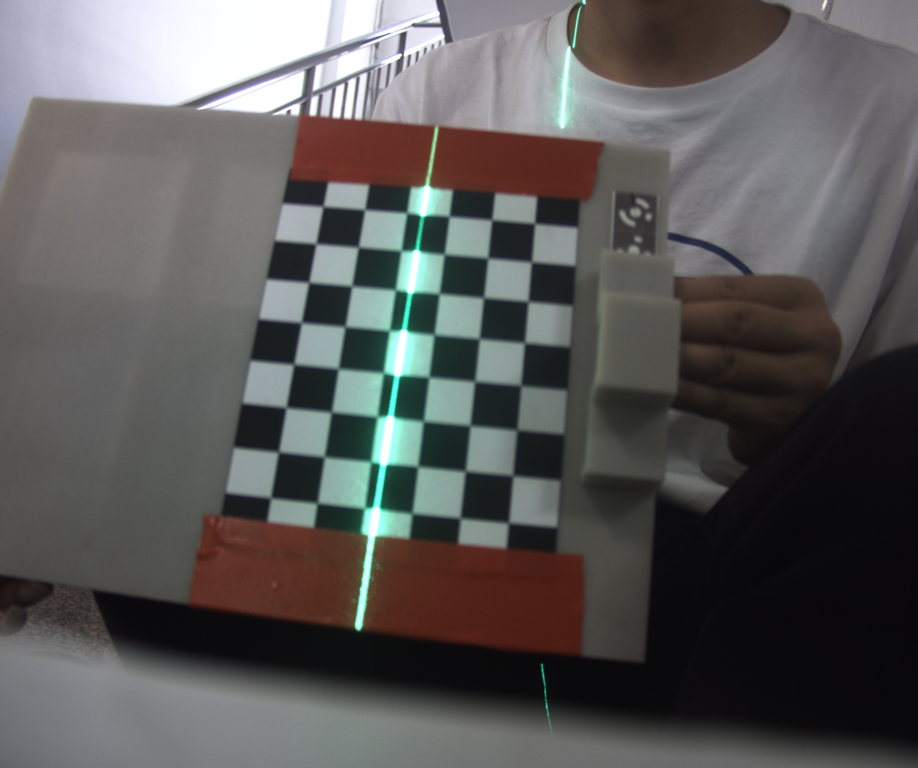
#> input picture Laser/img/16.bmp, 918 x 768 px, shrunk from 1224 x 1024 before the run, found by its file name
$ python 3D_measure_line.py
#> lines starting #> are read from the running program, lines starting #| are printed output that depends on the picture; after the words box and inside, x2 and y2 are one past the last pixel; in counts of white or black regions, pixels touching at a corner belong together
import numpy as np
import cv2

def calibrate_laser_plane(image_path, chessboard_size, square_size, camera_matrix, dist_coeffs):
    # 读取图像
#> called with image_path = './16.bmp', chessboard_size = (8, 6), square_size = 0.02, camera_matrix = array of shape (3, 3), dist_coeffs = array of shape (0,)
    image = cv2.imread(image_path)
#> image is the input picture: shape (768, 918, 3); mean B, G, R 88.6, 89.3, 90.7
    gray_image = cv2.cvtColor(image, cv2.COLOR_BGR2GRAY)
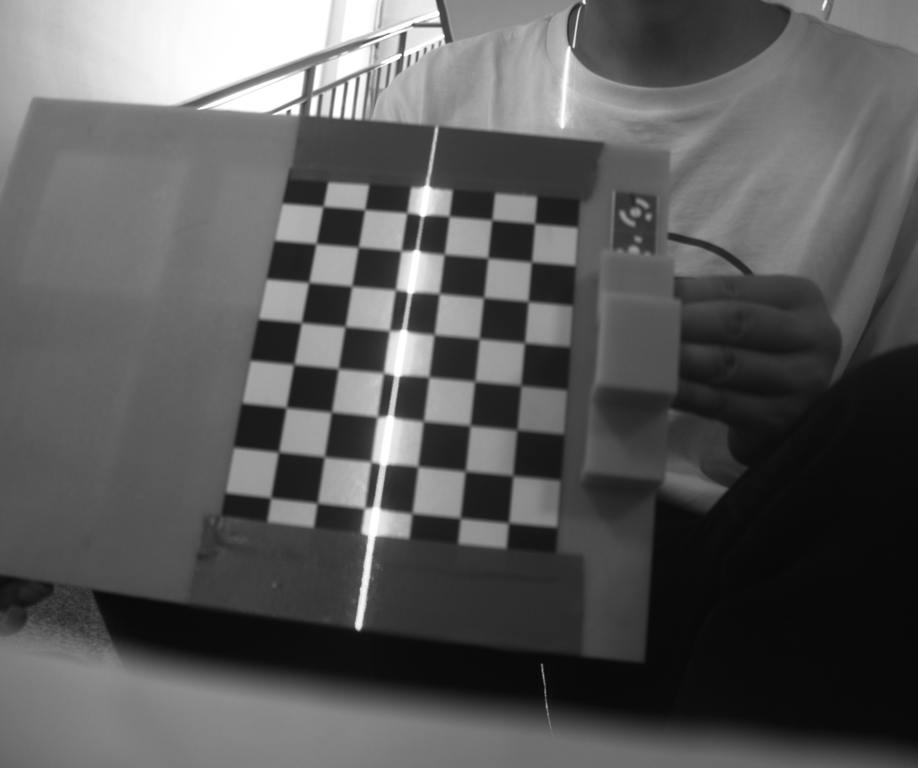
#> gray_image: shape (768, 918); min 7, max 255, mean 89.6

    # 检测棋盘格角点
    ret, corners = cv2.findChessboardCorners(gray_image, chessboard_size, None)
#> ret = False; corners = None
    if ret == False:
        print("找不到角点")
        return

    # 获取棋盘格角点的世界坐标
    obj_points = np.zeros((chessboard_size[0] * chessboard_size[1], 3), np.float32)
    obj_points[:, :2] = np.mgrid[0:chessboard_size[0], 0:chessboard_size[1]].T.reshape(-1, 2) * square_size

    if ret:
        # 标定相机，获得相机的畸变系数和旋转矩阵、平移矩阵
        ret, camera_matrix, dist_coeffs, rvecs, tvecs = cv2.calibrateCamera([obj_points], [corners], gray_image.shape[::-1], None, None)

    # 使用solvePnP获得激光平面参数
    _, rvec, tvec = cv2.solvePnP(obj_points, corners, camera_matrix, dist_coeffs)
    rmat, _ = cv2.Rodrigues(rvec)
    laser_plane_params = np.dot(rmat.T, tvec)

    return laser_plane_params

# def calculate_3d_coordinates(laser_line_start, laser_line_end, camera_matrix, laser_plane_params):
#     # 构建激光线在图像上的端点坐标数组
#     laser_line_points = np.column_stack((laser_line_start, laser_line_end))
#
#     # 使用undistortPoints函数将像素坐标转换为归一化坐标
#     normalized_coordinates = cv2.undistortPoints(laser_line_points.reshape(-1, 1, 2), camera_matrix, None, None)
#
#     # 将归一化坐标转换为相机坐标系下的三维坐标
#     ones_column = np.ones((normalized_coordinates.shape[0], 1), dtype=np.float32)
#     camera_coordinates = np.hstack((normalized_coordinates[:, 0, :], ones_column))
#
#     # 计算激光线在相机坐标系下的三维坐标
#     laser_plane_distance = -laser_plane_params[2] / np.dot(laser_plane_params[:2], camera_coordinates.T)
#     camera_coordinates_3d = np.multiply(camera_coordinates, laser_plane_distance[:, None])
#
#     return camera_coordinates_3d
def calculate_3d_coordinates(laser_line_start, laser_line_end, camera_matrix, laser_plane_params):
    # 构建激光线在图像上的端点坐标数组
    laser_line_points = np.array([laser_line_start, laser_line_end], dtype=np.float32)

    # 将像素坐标转换为相机坐标系下的三维坐标
    camera_coordinates_3d = cv2.triangulatePoints(camera_matrix, np.eye(3), laser_line_points.T, np.zeros((4, 1)))

    # 归一化，即将齐次坐标转换为非齐次坐标
    camera_coordinates_3d /= camera_coordinates_3d[3]

    # 由于OpenCV中的三维坐标为齐次坐标，我们只需要前三个元素表示的点的三维坐标
    camera_coordinates_3d = camera_coordinates_3d[:3].T

    # 计算激光线在相机坐标系下的三维坐标
    laser_plane_distance = -laser_plane_params[3] / np.dot(laser_plane_params[:3], camera_coordinates_3d.T)
    laser_line_3d = np.multiply(camera_coordinates_3d, laser_plane_distance[:, None])

    return laser_line_3d


def find_laser_line_endpoints(image_path):
    # 读取图像
#> called with image_path = './16.bmp'
    image = cv2.imread(image_path)
    gray_image = cv2.cvtColor(image, cv2.COLOR_BGR2GRAY)

    # 对图像进行边缘检测
    edges = cv2.Canny(gray_image, 50, 150, apertureSize=3)
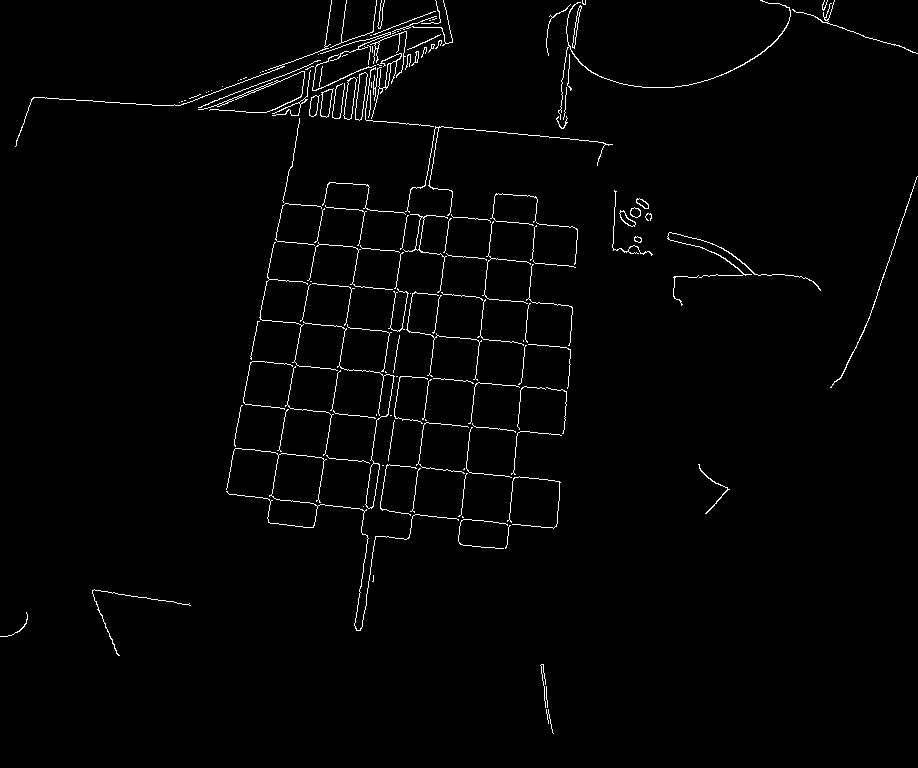
#> edges: shape (768, 918); 1.7% white in thin lines or dots

    # 使用HoughLines函数检测图像中的直线
    lines = cv2.HoughLines(edges, 1, np.pi/180, threshold=100)
#> lines = 38 rows, first 8: [512, 0.105], [94, 1.64], [392, 0.157], [472, 0.122], [353, 0.175], [432, 0.14], [552, 0.0873], [88, 1.66]

    # 获取激光线的端点坐标
    laser_line_endpoints = []
    for rho, theta in lines[:, 0]:
        a = np.cos(theta)
        b = np.sin(theta)
        x0 = a * rho
        y0 = b * rho
        x1 = int(x0 + 1000 * (-b))
        y1 = int(y0 + 1000 * (a))
        x2 = int(x0 - 1000 * (-b))
        y2 = int(y0 - 1000 * (a))
        laser_line_endpoints.append([(x1, y1), (x2, y2)])
#> this loop made 38 passes
#> (rho, theta, a, b, x0, y0, x1, y1) on passes 1 to 12: (512, 0.105, 0.995, 0.105, 509.2, 53.52, 404, 1048), (94, 1.64, -0.0698, 0.998, -6.56, 93.77, -1004, 24), (392, 0.157, 0.988, 0.156, 387.2, 61.32, 230, 1049), (472, 0.122, 0.993, 0.122, 468.5, 57.52, 346, 1050), (353, 0.175, 0.985, 0.174, 347.6, 61.3, 173, 1046), (432, 0.14, 0.99, 0.139, 427.8, 60.12, 288, 1050), (552, 0.0873, 0.996, 0.0872, 549.9, 48.11, 462, 1044), (88, 1.66, -0.0872, 0.996, -7.67, 87.67, -1003, 0), (215, 1.66, -0.0872, 0.996, -18.74, 214.2, -1014, 127), (421, 1.68, -0.105, 0.995, -44.01, 418.7, -1038, 314), (296, 1.66, -0.0872, 0.996, -25.8, 294.9, -1021, 207), (171, 1.2, 0.358, 0.934, 61.28, 159.6, -872, 518)
#> after the loop, laser_line_endpoints = 38 items

    return laser_line_endpoints


if __name__ == "__main__":
    # 相机内参矩阵，需要根据实际相机进行设置
    camera_matrix = np.array([[496.57849394, 0, 278.74782676],
                              [0, 510.37523816, 264.13207105],
                              [0, 0, 1]], dtype=np.float32)

    # 畸变系数，设置为空数组
    dist_coeffs = np.array([])

    # 棋盘格大小
    chessboard_size = (8, 6)  # 根据实际情况设置
    square_size = 0.02  # 根据实际情况设置，单位为米

    image_path = "./16.bmp"  # 根据实际情况设置图片路径
    laser_plane_params = calibrate_laser_plane(image_path, chessboard_size, square_size, camera_matrix, dist_coeffs)

    # 查找激光线的起点和终点坐标
    laser_line_endpoints = find_laser_line_endpoints(image_path)
#> laser_line_endpoints = 38 items
    # 激光线在图像上的端点坐标，根据实际情况设置
    laser_line_start = laser_line_endpoints[0]
#> laser_line_start = [(404, 1048), (613, -941)]
    laser_line_end = laser_line_endpoints[1]
#> laser_line_end = [(-1004, 24), (991, 163)]

    # 计算激光线在相机坐标系下的三维坐标
#> (the run stopped early here; a loop or call above may not have finished)

$ run again, with Laser/img/1.bmp copied over Laser/img/16.bmp
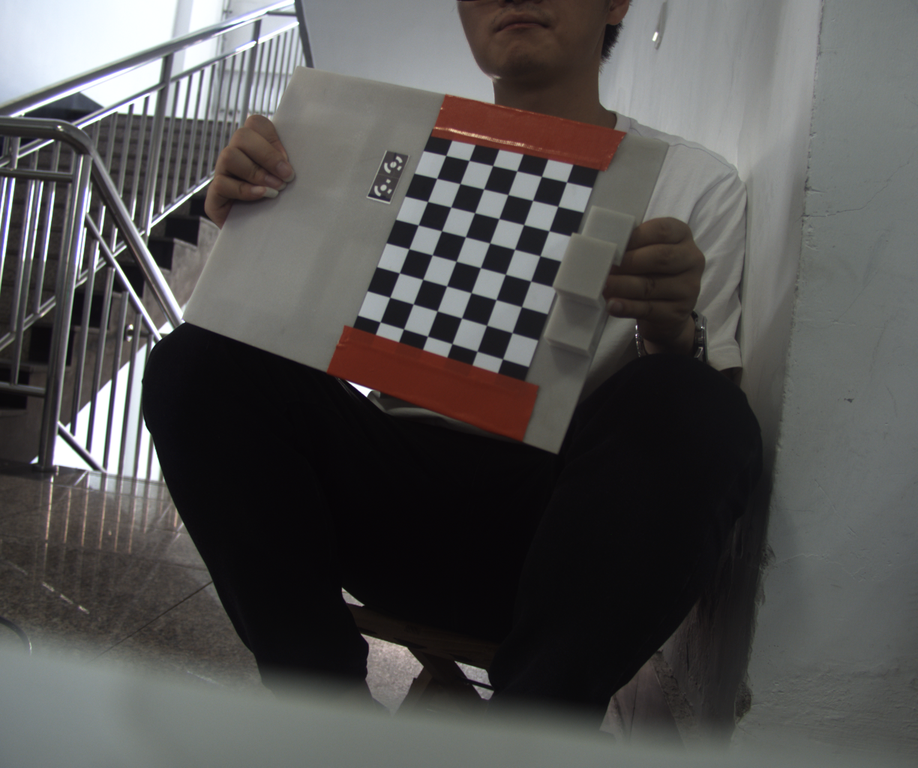
#> input picture Laser/img/1.bmp, 918 x 768 px, shrunk from 1224 x 1024 before the run, found by its file name
#> in calibrate_laser_plane, image is the input picture: shape (768, 918, 3); mean B, G, R 81.3, 82, 83.2
#> in calibrate_laser_plane, `gray_image = cv2.cvtColor(image, cv2.COLOR_BGR2GRAY)`:
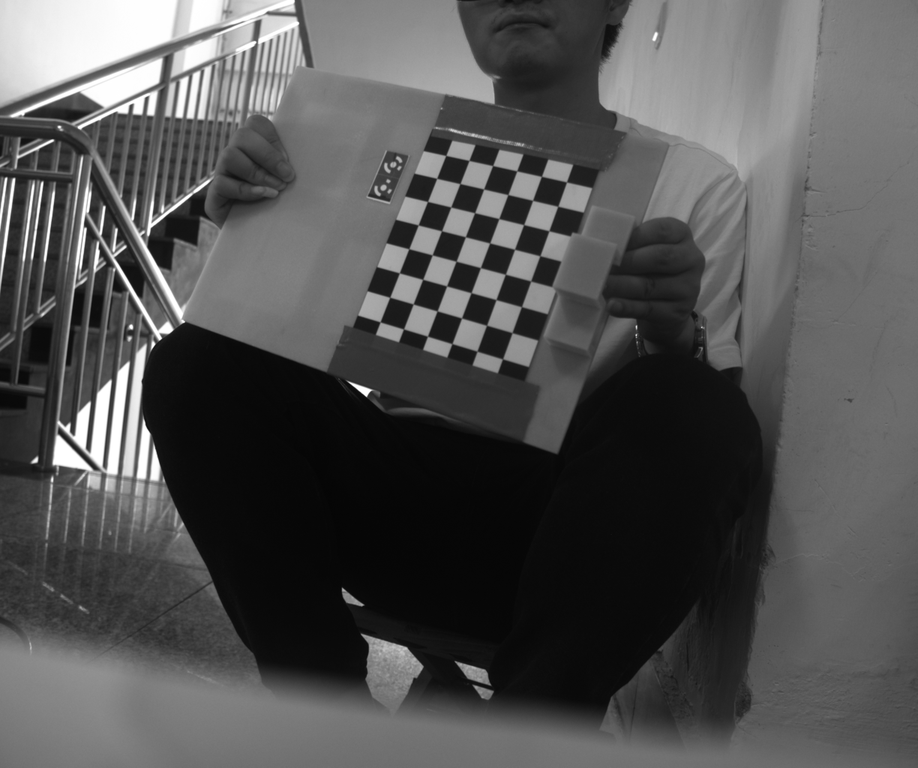
#> gray_image: shape (768, 918); min 5, max 255, mean 82.3
#> in calibrate_laser_plane, `ret, corners = cv2.findChessboardCorners(gray_image, chessboard_size, ..`: ret = True; corners = 48 rows, first 8: [389, 318], [389.7, 297.4], [399.4, 273], [408.8, 248.7], [418.3, 225], [427.5, 201.5], [436.7, 178.3], [445.8, 155.5]
#> in calibrate_laser_plane, `ret, camera_matrix, dist_coeffs, rvecs, tvecs = cv2.calibrateCamera([o..`: ret = 2.01; camera_matrix = [[492.3, 0, 436.8], [0, 503.8, 276.4], [0, 0, 1]]; dist_coeffs = [[-2.71, 55.22, -0.0919, 0.0498, -415.8]]; rvecs = ([-0.441, 0.023, -1.22],); tvecs = ([-0.0428, 0.033, 0.371],)
#> rvec = [-0.441, 0.0231, -1.22]; tvec = [-0.0428, 0.033, 0.371]
#> rmat = [[0.351, 0.902, 0.251], [-0.911, 0.267, 0.314], [0.216, -0.339, 0.916]]
#> in calibrate_laser_plane, `laser_plane_params = np.dot(rmat.T, tvec)`: laser_plane_params = [0.0352, -0.155, 0.339]
#> in find_laser_line_endpoints, `edges = cv2.Canny(gray_image, 50, 150, apertureSize=3)`:
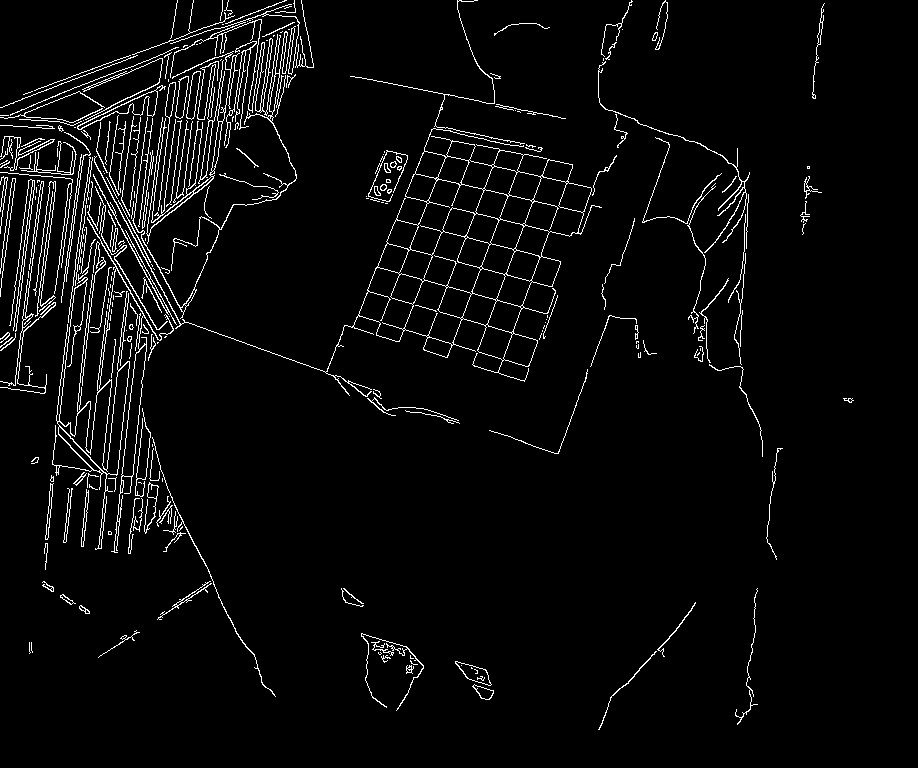
#> edges: shape (768, 918); 3.9% white in thin lines or dots, all inside (x1, y1, x2, y2) = (0, 0, 854, 730)
#> lines = 779 rows, first 8: [137, 0.105], [155, 0.105], [171, 0.105], [109, 0.122], [177, 0.122], [-7, 2.65], [166, 0.105], [188, 0.122]
#> the loop in find_laser_line_endpoints, `for rho, theta in lines[:, 0]:` made 779 passes
#> (rho, theta, a, b, x0, y0, x1, y1) on passes 1 to 3: (137, 0.105, 0.995, 0.105, 136.2, 14.32, 31, 1008), (155, 0.105, 0.995, 0.105, 154.2, 16.2, 49, 1010), (171, 0.105, 0.995, 0.105, 170.1, 17.87, 65, 1012)
#> after the loop in find_laser_line_endpoints, `for rho, theta in lines[:, 0]:`: laser_line_endpoints = 779 items
#> laser_line_start = [(31, 1008), (240, -980)]
#> laser_line_end = [(49, 1010), (258, -978)]

$ run again, with Laser/img/10.bmp copied over Laser/img/16.bmp
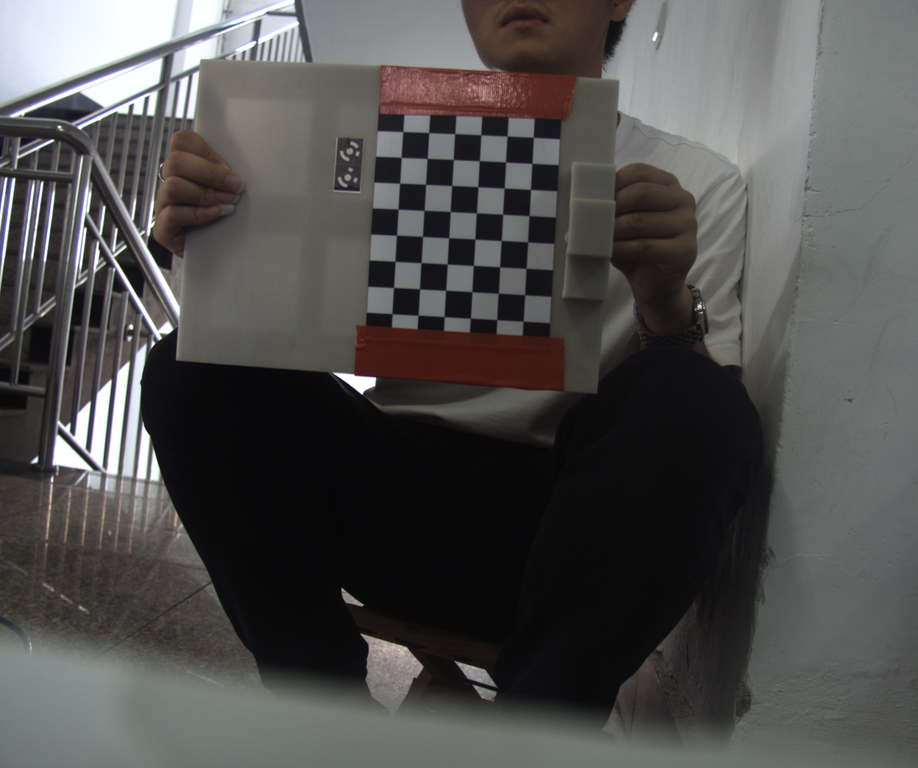
#> input picture Laser/img/10.bmp, 918 x 768 px, shrunk from 1224 x 1024 before the run, found by its file name
#> in calibrate_laser_plane, image is the input picture: shape (768, 918, 3); mean B, G, R 77.9, 78.7, 79.7
#> in calibrate_laser_plane, `gray_image = cv2.cvtColor(image, cv2.COLOR_BGR2GRAY)`:
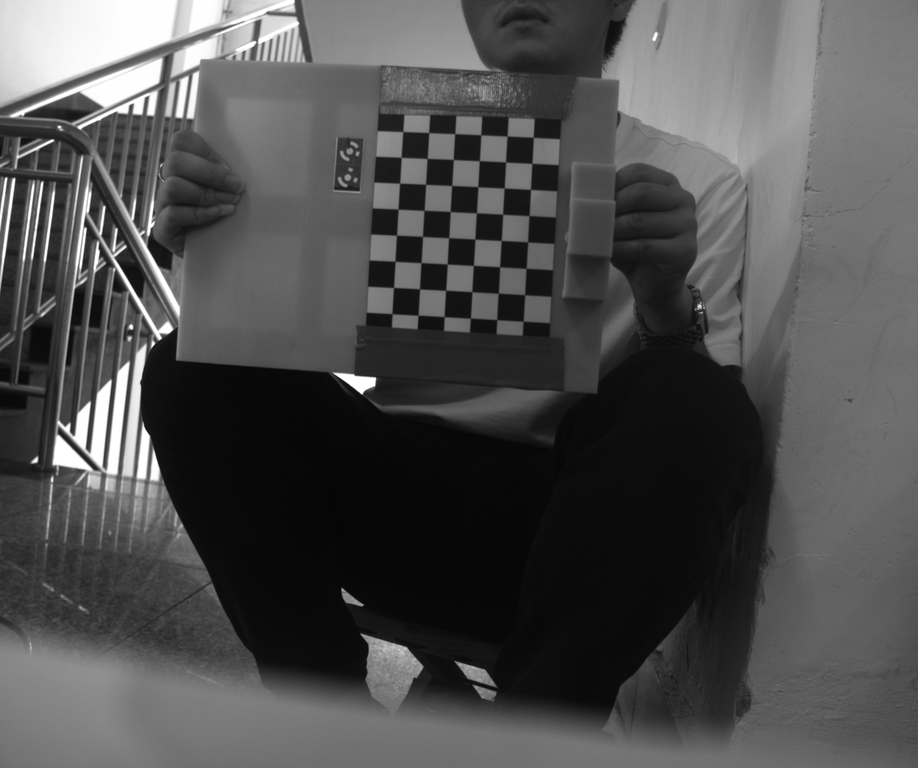
#> gray_image: shape (768, 918); min 5, max 255, mean 78.9
#> ret = False; corners = None
#> in find_laser_line_endpoints, `edges = cv2.Canny(gray_image, 50, 150, apertureSize=3)`:
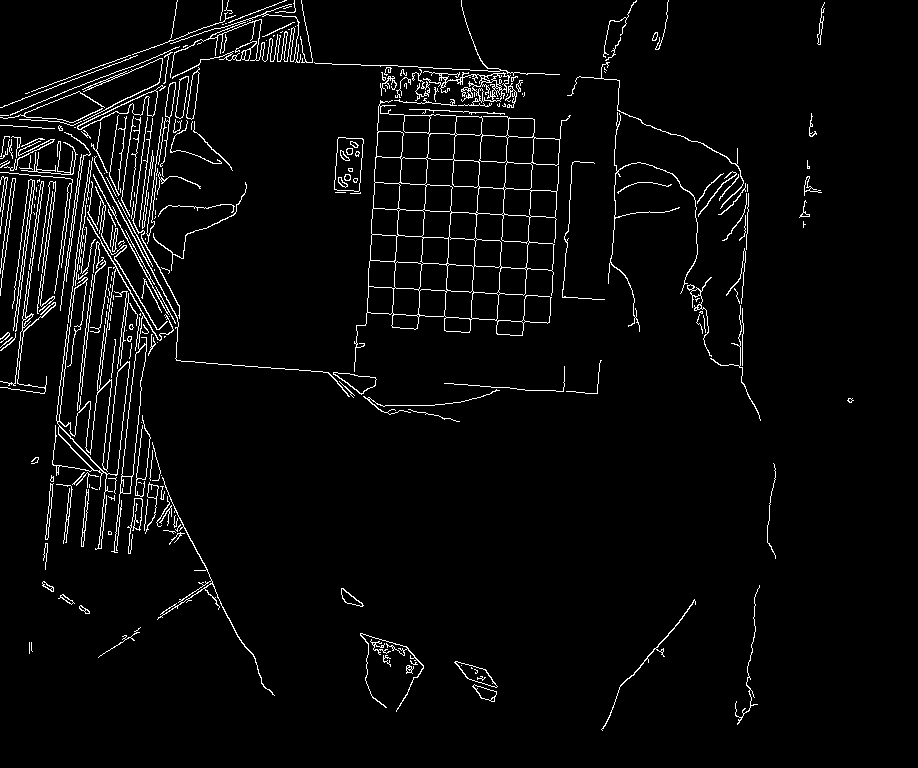
#> edges: shape (768, 918); 3.7% white in thin lines or dots, all inside (x1, y1, x2, y2) = (0, 0, 854, 731)
#> lines = 463 rows, first 8: [137, 0.105], [155, 0.105], [171, 0.105], [109, 0.122], [214, 1.62], [177, 0.122], [166, 0.105], [-7, 2.65]
#> the loop in find_laser_line_endpoints, `for rho, theta in lines[:, 0]:` made 463 passes
#> (rho, theta, a, b, x0, y0, x1, y1) on passes 1 to 3: (137, 0.105, 0.995, 0.105, 136.2, 14.32, 31, 1008), (155, 0.105, 0.995, 0.105, 154.2, 16.2, 49, 1010), (171, 0.105, 0.995, 0.105, 170.1, 17.87, 65, 1012)
#> after the loop in find_laser_line_endpoints, `for rho, theta in lines[:, 0]:`: laser_line_endpoints = 463 items
#> laser_line_start = [(31, 1008), (240, -980)]
#> laser_line_end = [(49, 1010), (258, -978)]
